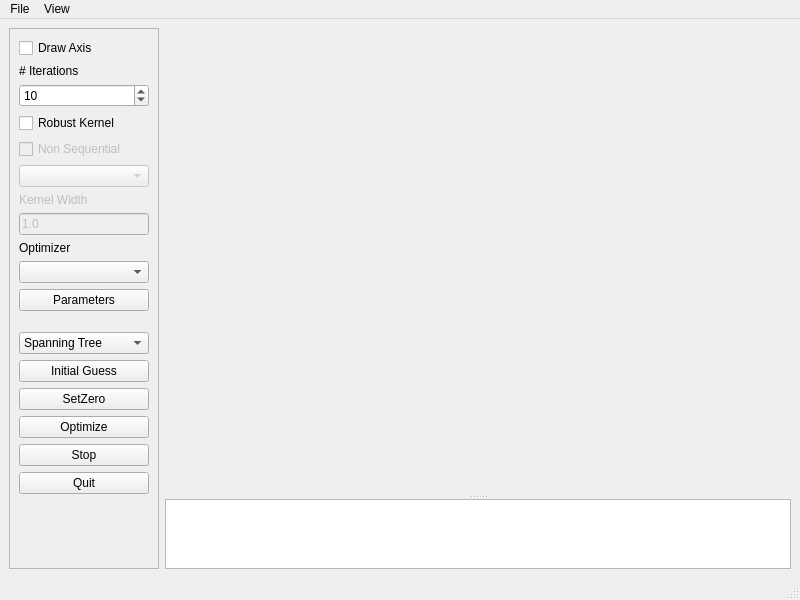
<?xml version="1.0" encoding="UTF-8"?>
<ui version="4.0">
 <class>BaseMainWindow</class>
 <widget class="QMainWindow" name="BaseMainWindow">
  <property name="geometry">
   <rect>
    <x>0</x>
    <y>0</y>
    <width>800</width>
    <height>600</height>
   </rect>
  </property>
  <property name="windowTitle">
   <string>g2o Viewer</string>
  </property>
  <widget class="QWidget" name="centralwidget">
   <layout class="QHBoxLayout" name="horizontalLayout">
    <item>
     <widget class="QFrame" name="frame">
      <property name="sizePolicy">
       <sizepolicy hsizetype="Preferred" vsizetype="Preferred">
        <horstretch>0</horstretch>
        <verstretch>0</verstretch>
       </sizepolicy>
      </property>
      <property name="minimumSize">
       <size>
        <width>150</width>
        <height>0</height>
       </size>
      </property>
      <property name="frameShape">
       <enum>QFrame::StyledPanel</enum>
      </property>
      <property name="frameShadow">
       <enum>QFrame::Raised</enum>
      </property>
      <layout class="QVBoxLayout" name="verticalLayout_2">
       <item>
        <widget class="QCheckBox" name="cbDrawAxis">
         <property name="text">
          <string>Draw Axis</string>
         </property>
         <property name="checked">
          <bool>false</bool>
         </property>
        </widget>
       </item>
       <item>
        <widget class="QLabel" name="label">
         <property name="text">
          <string># Iterations</string>
         </property>
        </widget>
       </item>
       <item>
        <widget class="QSpinBox" name="spIterations">
         <property name="minimum">
          <number>1</number>
         </property>
         <property name="maximum">
          <number>10000</number>
         </property>
         <property name="value">
          <number>10</number>
         </property>
        </widget>
       </item>
       <item>
        <widget class="QCheckBox" name="cbRobustKernel">
         <property name="text">
          <string>Robust Kernel</string>
         </property>
        </widget>
       </item>
       <item>
        <widget class="QCheckBox" name="cbOnlyLoop">
         <property name="enabled">
          <bool>false</bool>
         </property>
         <property name="toolTip">
          <string>Only apply the robust kernel for loop closures</string>
         </property>
         <property name="text">
          <string>Non Sequential</string>
         </property>
        </widget>
       </item>
       <item>
        <widget class="QComboBox" name="coRobustKernel">
         <property name="enabled">
          <bool>false</bool>
         </property>
        </widget>
       </item>
       <item>
        <widget class="QLabel" name="label_4">
         <property name="enabled">
          <bool>false</bool>
         </property>
         <property name="text">
          <string>Kernel Width</string>
         </property>
        </widget>
       </item>
       <item>
        <widget class="QLineEdit" name="leKernelWidth">
         <property name="enabled">
          <bool>false</bool>
         </property>
         <property name="text">
          <string>1.0</string>
         </property>
        </widget>
       </item>
       <item>
        <widget class="QLabel" name="label_2">
         <property name="text">
          <string>Optimizer</string>
         </property>
        </widget>
       </item>
       <item>
        <widget class="QComboBox" name="coOptimizer"/>
       </item>
       <item>
        <widget class="QPushButton" name="btnOptimizerParamaters">
         <property name="toolTip">
          <string>Adjust the parameters of the optimizer</string>
         </property>
         <property name="text">
          <string>Parameters</string>
         </property>
        </widget>
       </item>
       <item>
        <spacer name="verticalSpacer_2">
         <property name="orientation">
          <enum>Qt::Vertical</enum>
         </property>
         <property name="sizeType">
          <enum>QSizePolicy::Minimum</enum>
         </property>
         <property name="sizeHint" stdset="0">
          <size>
           <width>20</width>
           <height>15</height>
          </size>
         </property>
        </spacer>
       </item>
       <item>
        <widget class="QComboBox" name="cbxIniitialGuessMethod">
         <property name="toolTip">
          <string>Which method is applied to compute the initial guess</string>
         </property>
         <item>
          <property name="text">
           <string>Spanning Tree</string>
          </property>
         </item>
         <item>
          <property name="text">
           <string>Odometry</string>
          </property>
         </item>
        </widget>
       </item>
       <item>
        <widget class="QPushButton" name="btnInitialGuess">
         <property name="text">
          <string>Initial Guess</string>
         </property>
        </widget>
       </item>
       <item>
        <widget class="QPushButton" name="btnSetZero">
         <property name="text">
          <string>SetZero</string>
         </property>
        </widget>
       </item>
       <item>
        <widget class="QPushButton" name="btnOptimize">
         <property name="text">
          <string>Optimize</string>
         </property>
        </widget>
       </item>
       <item>
        <widget class="QPushButton" name="btnForceStop">
         <property name="text">
          <string>Stop</string>
         </property>
        </widget>
       </item>
       <item>
        <widget class="QPushButton" name="btnQuit">
         <property name="text">
          <string>Quit</string>
         </property>
        </widget>
       </item>
       <item>
        <spacer name="verticalSpacer">
         <property name="orientation">
          <enum>Qt::Vertical</enum>
         </property>
         <property name="sizeHint" stdset="0">
          <size>
           <width>20</width>
           <height>364</height>
          </size>
         </property>
        </spacer>
       </item>
      </layout>
     </widget>
    </item>
    <item>
     <widget class="QSplitter" name="splitter">
      <property name="sizePolicy">
       <sizepolicy hsizetype="Preferred" vsizetype="Expanding">
        <horstretch>1</horstretch>
        <verstretch>0</verstretch>
       </sizepolicy>
      </property>
      <property name="orientation">
       <enum>Qt::Vertical</enum>
      </property>
      <widget class="g2o::G2oQGLViewer" name="viewer" native="true">
       <property name="sizePolicy">
        <sizepolicy hsizetype="Preferred" vsizetype="MinimumExpanding">
         <horstretch>0</horstretch>
         <verstretch>100</verstretch>
        </sizepolicy>
       </property>
      </widget>
      <widget class="QPlainTextEdit" name="plainTextEdit">
       <property name="sizePolicy">
        <sizepolicy hsizetype="Preferred" vsizetype="Preferred">
         <horstretch>0</horstretch>
         <verstretch>1</verstretch>
        </sizepolicy>
       </property>
       <property name="readOnly">
        <bool>true</bool>
       </property>
      </widget>
     </widget>
    </item>
   </layout>
  </widget>
  <widget class="QMenuBar" name="menubar">
   <property name="geometry">
    <rect>
     <x>0</x>
     <y>0</y>
     <width>800</width>
     <height>23</height>
    </rect>
   </property>
   <widget class="QMenu" name="menuFile">
    <property name="title">
     <string>File</string>
    </property>
    <addaction name="actionLoad"/>
    <addaction name="actionSave"/>
    <addaction name="separator"/>
    <addaction name="actionSave_Screenshot"/>
    <addaction name="separator"/>
    <addaction name="actionLoad_Viewer_State"/>
    <addaction name="actionSave_Viewer_State"/>
    <addaction name="separator"/>
    <addaction name="actionQuit"/>
   </widget>
   <widget class="QMenu" name="menuView">
    <property name="title">
     <string>View</string>
    </property>
    <addaction name="actionWhite_Background"/>
    <addaction name="actionDefault_Background"/>
    <addaction name="separator"/>
    <addaction name="actionDump_Images"/>
    <addaction name="separator"/>
    <addaction name="actionProperties"/>
    <addaction name="actionOrthographic"/>
   </widget>
   <addaction name="menuFile"/>
   <addaction name="menuView"/>
  </widget>
  <widget class="QStatusBar" name="statusbar"/>
  <action name="actionLoad">
   <property name="text">
    <string>Load</string>
   </property>
  </action>
  <action name="actionSave">
   <property name="text">
    <string>Save</string>
   </property>
  </action>
  <action name="actionQuit">
   <property name="text">
    <string>Quit</string>
   </property>
  </action>
  <action name="actionWhite_Background">
   <property name="text">
    <string>White Background</string>
   </property>
  </action>
  <action name="actionDefault_Background">
   <property name="text">
    <string>Default Background</string>
   </property>
  </action>
  <action name="actionDump_Images">
   <property name="checkable">
    <bool>true</bool>
   </property>
   <property name="text">
    <string>Dump Images</string>
   </property>
  </action>
  <action name="actionProperties">
   <property name="text">
    <string>Draw Options</string>
   </property>
  </action>
  <action name="actionOrthographic">
   <property name="checkable">
    <bool>true</bool>
   </property>
   <property name="text">
    <string>Orthographic Projection</string>
   </property>
  </action>
  <action name="actionSave_Screenshot">
   <property name="text">
    <string>Save Screenshot</string>
   </property>
  </action>
  <action name="actionSave_Viewer_State">
   <property name="text">
    <string>Save Viewer State</string>
   </property>
  </action>
  <action name="actionLoad_Viewer_State">
   <property name="text">
    <string>Load Viewer State</string>
   </property>
  </action>
 </widget>
 <customwidgets>
  <customwidget>
   <class>g2o::G2oQGLViewer</class>
   <extends>QWidget</extends>
   <header>g2o_qglviewer.h</header>
   <container>1</container>
  </customwidget>
 </customwidgets>
 <resources/>
 <connections>
  <connection>
   <sender>cbRobustKernel</sender>
   <signal>toggled(bool)</signal>
   <receiver>label_4</receiver>
   <slot>setEnabled(bool)</slot>
   <hints>
    <hint type="sourcelabel">
     <x>131</x>
     <y>142</y>
    </hint>
    <hint type="destinationlabel">
     <x>144</x>
     <y>233</y>
    </hint>
   </hints>
  </connection>
  <connection>
   <sender>cbRobustKernel</sender>
   <signal>toggled(bool)</signal>
   <receiver>leKernelWidth</receiver>
   <slot>setEnabled(bool)</slot>
   <hints>
    <hint type="sourcelabel">
     <x>147</x>
     <y>142</y>
    </hint>
    <hint type="destinationlabel">
     <x>148</x>
     <y>266</y>
    </hint>
   </hints>
  </connection>
  <connection>
   <sender>btnQuit</sender>
   <signal>clicked()</signal>
   <receiver>BaseMainWindow</receiver>
   <slot>close()</slot>
   <hints>
    <hint type="sourcelabel">
     <x>101</x>
     <y>541</y>
    </hint>
    <hint type="destinationlabel">
     <x>5</x>
     <y>554</y>
    </hint>
   </hints>
  </connection>
  <connection>
   <sender>cbRobustKernel</sender>
   <signal>toggled(bool)</signal>
   <receiver>coRobustKernel</receiver>
   <slot>setEnabled(bool)</slot>
   <hints>
    <hint type="sourcelabel">
     <x>33</x>
     <y>133</y>
    </hint>
    <hint type="destinationlabel">
     <x>56</x>
     <y>210</y>
    </hint>
   </hints>
  </connection>
  <connection>
   <sender>cbRobustKernel</sender>
   <signal>toggled(bool)</signal>
   <receiver>cbOnlyLoop</receiver>
   <slot>setEnabled(bool)</slot>
   <hints>
    <hint type="sourcelabel">
     <x>103</x>
     <y>141</y>
    </hint>
    <hint type="destinationlabel">
     <x>101</x>
     <y>160</y>
    </hint>
   </hints>
  </connection>
 </connections>
</ui>
